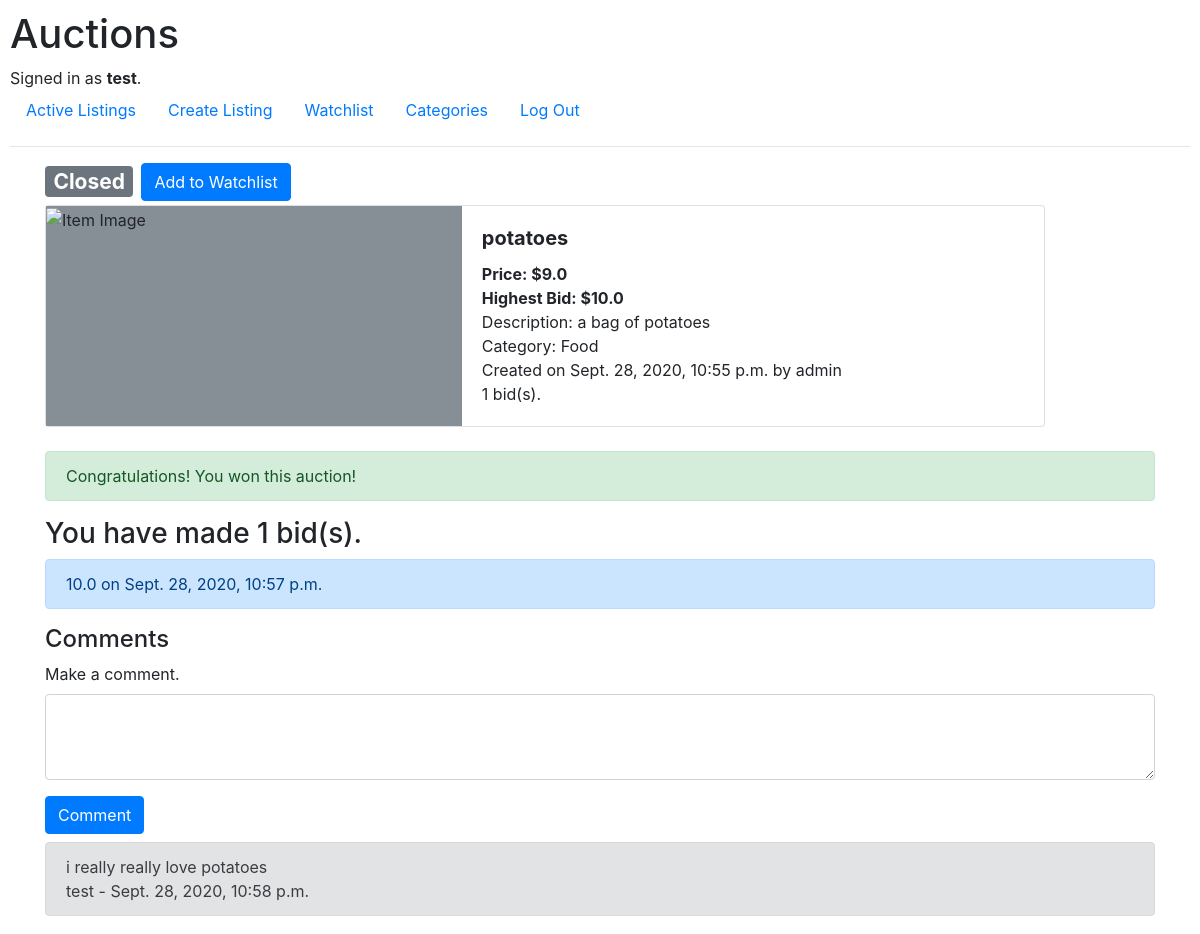
/listing/2 (signed in), run on the app's committed database.
### auctions/models.py (models this page shows, shortened)
class User(AbstractUser):
    pass

class ListItem(models.Model):
    name = models.CharField(max_length=128)
    description = models.TextField()
    price = models.FloatField(validators=[MinValueValidator(0)])
    date = models.DateTimeField(default=datetime.now)
    category = models.CharField(max_length=64, blank=True, null=True)
    image_link = models.CharField(max_length=512, blank=True, null=True)
    owner = models.ForeignKey(User, on_delete=models.CASCADE, related_name="listings")
    open = models.BooleanField(default=True)

class Bid(models.Model):
    value = models.FloatField(validators=[MinValueValidator(0)])
    item = models.ForeignKey(ListItem, on_delete=models.CASCADE, related_name="bids")
    user = models.ForeignKey(User, on_delete=models.CASCADE, related_name="bids")
    date = models.DateTimeField(default=datetime.now)

class Comment(models.Model):
    text = models.TextField()
    item = models.ForeignKey(ListItem, on_delete=models.CASCADE, related_name="comments")
    date = models.DateTimeField(default=datetime.now)
    user = models.ForeignKey(User, on_delete=models.CASCADE)

### auctions/views.py (the view)
# urls.py: path("listing/<int:item_id>", views.item_page, name="item_page"),
def item_page(request, item_id):
    try:
        item = ListItem.objects.get(pk=item_id)
    except ListItem.DoesNotExist:
        return render(request, "auctions/error.html", {"message": "Item does not exist"})
    comments = item.comments.all().order_by("-date")
    bids = item.bids.all()
    if bids:
        bids = bids.order_by("-date")
    user_bids = []
    for bid in bids:
        if bid.user == request.user:
            user_bids.append(bid)
    comment_form = CommentForm()
    return render(request, "auctions/item_page.html", {"item": item, "comments": comments,
                    "bids": bids, "user_bids": user_bids,  "comment_form": comment_form})

### auctions/forms.py
class CommentForm(forms.Form):
    text = forms.Textarea()
    item = forms.HiddenInput()
    user = forms.HiddenInput()

### auctions/templates/auctions/item_page.html (shortened to what this page needs)
{% extends "auctions/layout.html" %}
{% load crispy_forms_tags %}
{% block body %}
    <div style="display: flex">
    {% if item.open == True %}
        <h3><span class="badge badge-primary">Open</span></h3>
    {% else %}
        <h3><span class="badge badge-secondary">Closed</span></h3>
    {% endif %}
    {% if user.is_authenticated %}
        <form action="{% url 'add_to_watchlist'%}" method="POST">
            <button type="submit" class="btn btn-primary ml-2">Add to Watchlist</button>
        </form>
    {% endif %}
    </div>
    <div class="card mb-4" style="max-width: 1000px;">
        <div class="row no-gutters">
                <div class="col-sm-5" style="background: #868e96;">
                    {% if item.image_link %}
                        <img src="{{ item.image_link}}" class="card-img-top" alt="Item Image"
                            style="height: 330px !important"
                        >
                {% endif %}
            </div>
            <div class="col-sm-7">
                <div class="card-body">
                    <h5 class="card-title"><strong>{{ item.name }}</strong></h5>
                    <p class="card-text"><strong>Price: ${{ item.price }}</strong>
                        <br>
                        {% if bids %}
                            <strong>Highest Bid: ${{ bids.0.value }}</strong>
                        {% else %}
                            No bids yet.
                        {% endif %}
                        <br>
                        Description: {{ item.description }}
                        <br>
                        Category: {{ item.category }}
                        <br>
                        Created on {{ item.date }} by {{ item.owner }}
                    </p>
                    {{ bids|length }} bid(s).
                  </div>
            </div>
        </div>
    </div>
    {% if item.open == False %}
        {% if bids and bids.0.user == user %}
            <div class="alert alert-success" role="alert">
                Congratulations! You won this auction!
            </div>
        {% elif bids %}
            <div class="alert alert-primary" role="alert">
                This auction was won by {{ bids.0.user }}.
            </div>
        {% else %}
            <div class="alert alert-primary" role="alert">
                This auction was won by no one.
            </div>
        {% endif %}
    {% endif %}
    {% if user == item.owner %}
        <h4> {{ bids|length }} Bid(s)</h4>
        {% for bid in bids %}
            <div class="alert alert-primary" role="alert">
                ${{ bid.value }} by {{ bid.user }} on {{ bid.date }}
            </div>
        {% empty %}
            No bids yet.
        {% endfor %}
    {% elif user_bids|length > 0 %}
        <h3>You have made {{ user_bids|length }} bid(s).</h3>
        {% for bid in user_bids %}
            <div class="alert alert-primary" role="alert">
                {{ bid.value }} on {{ bid.date }}
            </div>
        {% endfor %}
    {% endif %}
    <h4>Comments</h4>
    <form action="{% url 'comment' %}" method="POST">
            <div class="form-group">
              <label for="comment">Make a comment.</label>
              <textarea class="form-control" name="text" id="comment" rows="3"></textarea>
            </div>
        <button type="submit" class="btn btn-primary mb-2">Comment</button>
    </form>
    {% for comment in comments %}
        <div class="alert alert-secondary mb-2" role="alert">
            {{ comment.text }}
            <br>
            {{ comment.user }} - {{ comment.date }}
        </div>
    {% empty %}
        No comments yet.
    {% endfor %}
{% endblock %}

### auctions/templates/auctions/layout.html (shortened to what this page needs)
{% load static %}
<!DOCTYPE html>
<html lang="en">
    <head>
        <link rel="stylesheet" href="https://stackpath.bootstrapcdn.com/bootstrap/4.4.1/css/bootstrap.min.css">
        <link href="{% static 'auctions/styles.css' %}" rel="stylesheet">
    </head>
    <body>
        <h1>Auctions</h1>
        <div>
            {% if user.is_authenticated %}
                Signed in as <strong>{{ user.username }}</strong>.
            {% else %}
                Not signed in.
            {% endif %}
        </div>
        <ul class="nav">
            <li class="nav-item">
                <a class="nav-link" href="{% url 'index' %}">Active Listings</a>
            </li>
            {% if user.is_authenticated %}
                <li class="nav-item">
                    <a class="nav-link" href="{% url 'create_listing' %}">Create Listing</a>
                </li>
                <li class="nav-item">
                    <a class="nav-link" href="{% url 'watchlist' %}">Watchlist</a>
                </li>
                <li class="nav-item">
                    <a class="nav-link" href="{% url 'categories' %}">Categories</a>
                </li>
                <li class="nav-item">
                    <a class="nav-link" href="{% url 'logout' %}">Log Out</a>
                </li>
            {% endif %}
        </ul>
        <hr>
        <div class="container">
            {% block body %}
            {% endblock %}
        </div>
    </body>
</html>

### auctions/static/auctions/styles.css (style rules this page uses)
body { padding: 10px; }

### data on the page
User: username "test"
ListItem: name "potatoes", price "9.0", description "a bag of potatoes", category "Food", date "Sept. 28, 2020, 10:55 p.m.", owner "admin"
Bid: value "10.0", date "Sept. 28, 2020, 10:57 p.m."
Comment: text "i really really love potatoes", user "test", date "Sept. 28, 2020, 10:58 p.m."

### other printed values
{{ bids|length }} "1"
{{ user_bids|length }} "1"
